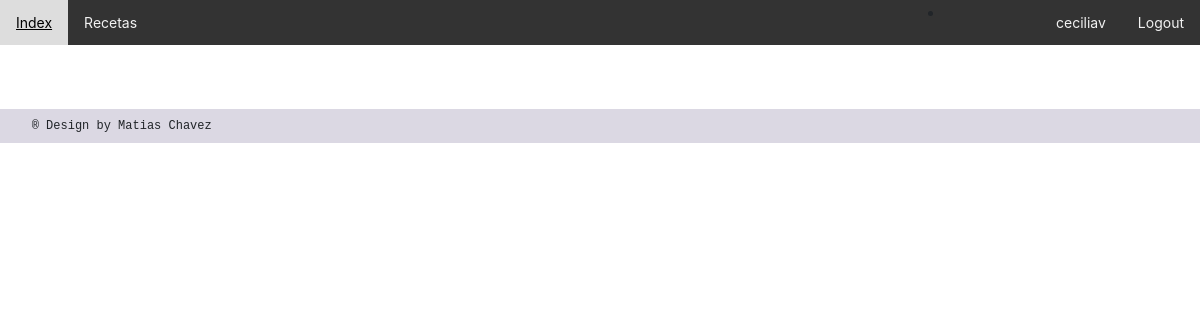
/AppGlobal/blogs/ (signed in), run on an earlier commit of the app's database.
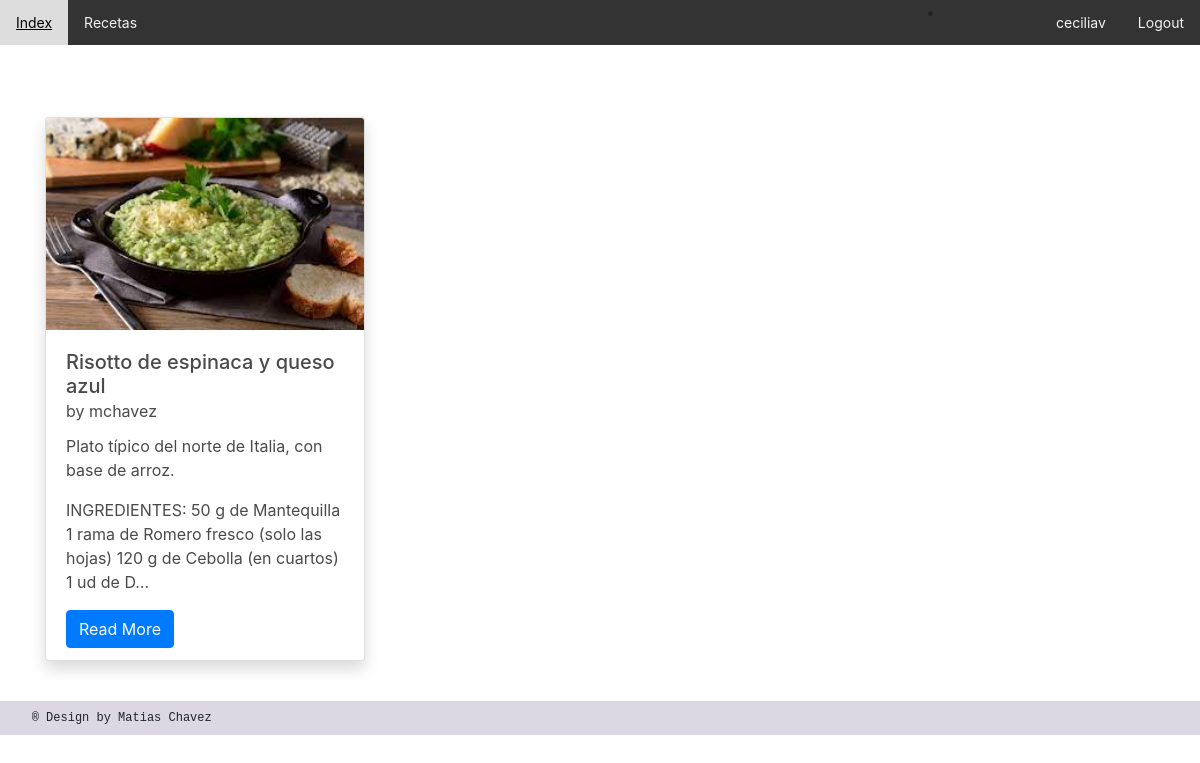
And on a later commit of the database.
### AppGlobal/models.py (models this page shows, shortened)
class Blog(models.Model):
   titulo = models.CharField(max_length=60, unique=True)
   slug = AutoSlugField(populate_from='titulo',editable=True, always_update=True)
   descripcion = models.CharField(max_length=120, unique=True)
   body = models.TextField()
   publish_date = models.DateTimeField(auto_now_add=True)
   image = models.ImageField(upload_to='imagenes', null = True, blank = True)
   author= models.ForeignKey(User, on_delete=models.CASCADE, default = '0')

### AppGlobal/views.py (the view)
# urls.py: path("blogs/",blogs),
def blogs(request):
    posts = Blog.objects.all()
    posts = Blog.objects.filter().order_by('-publish_date')
    return render(request, "blogs.html", {'posts':posts})

### AppGlobal/templates/blogs.html (shortened to what this page needs)
{% extends 'index.html' %}
{% block body %}
<div class="container mt-5 mb-3">
    <div class="row">
        {% for post in posts %}
        <div class="col-lg-4 my-4">
            <div class="card shadow" style="width: 20rem; height: 34rem;">
                <img src="/media/{{post.image}}" class="card-img-top" alt="..." height="250px">
                <div class="card-body">
                  <h5 class="card-title">{{post.titulo}} <br><small>by {{post.author}}</small></h5>
                  <p class="card-text">{{post.descripcion| truncatechars:120}}</p>
                  <p class="card-text">{{post.body| truncatechars:120}}</p>
                  <a href="{% url 'post_detail' post.slug  %}" class="btn btn-primary">Read More </a>
                </div>
              </div>
        </div>
        {% endfor %}
    </div>
    {% endblock %}

### AppGlobal/templates/index.html (shortened to what this page needs)
<!DOCTYPE html>
<html lang="en">
<head>
    {% load static %}
    <link href="https://cdnjs.cloudflare.com/ajax/libs/font-awesome/5.15.3/css/all.min.css" rel="stylesheet" />
    <link href="https://cdn.jsdelivr.net/npm/bootstrap@5.2.2/dist/css/bootstrap.min.css" rel="stylesheet">
    <link rel="stylesheet" href="{%static 'css/myestilo.css'%}">
    <link rel="stylesheet" href="{% static 'css/bulma.min.css' %}">
    <link rel="stylesheet" href="{% static 'css/style.css' %}">
    <link href="//maxcdn.bootstrapcdn.com/bootstrap/4.1.1/css/bootstrap.min.css" rel="stylesheet" id="bootstrap-css">
    <link href="https://cdn.jsdelivr.net/npm/bootstrap@5.0.2/dist/css/bootstrap.min.css" rel="stylesheet">
    <link rel="stylesheet" href="https://maxcdn.bootstrapcdn.com/bootstrap/4.0.0/css/bootstrap.min.css">
</head>
<header>
    <div class="topnav">
        <a href="/AppGlobal/">Index</a>
        <a href="/AppGlobal/blogs">Recetas</a>
        <div class="topnav-right">
            {% if request.user.is_authenticated  %}
            <li class="nav-item" style="position: absolute; right: 250px">
            </li>
            <a href="/AppGlobal/perfil">{{ user.username }}</a>
            <a href="/AppGlobal/logout">Logout</a>
            {% else %}
            <a href="/AppGlobal/login">Login</a>
            <a href="/AppGlobal/registro">Registro</a>
            {% endif %}
        </div>
      </div>
</header>
<body>
    <div class="contenido1">
        {% block body %}{% endblock %}
        </div>
</body>
<footer>
<p class="pFooter"> ®  Design by Matias Chavez </p>
</footer>
</html>

### AppGlobal/static/css/myestilo.css (style rules this page uses)
.topnav { background-color: #333; overflow: hidden; }
.topnav a { float: left; color: #f2f2f2; text-align: center; padding: 12px 16px; text-decoration: none; font-size: 14px; }
.topnav-right { float: right; }
footer { background-color: #dbd8e3; padding: 8px; }
.pFooter { font-family: monospace; font-size: 12px; margin-left: 2%; margin-top: auto; margin-bottom: auto; }
body { font-family: monospace; }

### AppGlobal/static/css/style.css (style rules this page uses)
* { box-sizing:border-box }

What changed in the data, as far as the page shows it:
added Blog: image (picture), titulo "Risotto de espinaca y queso azul", author "mchavez", descripcion "Plato típico del norte de Italia, con base de arroz.", body "INGREDIENTES: 50 g de Mantequilla 1 rama de Romero fresco (solo las hojas) 120 g de Cebolla (en cuartos) 1 ud de D…"
